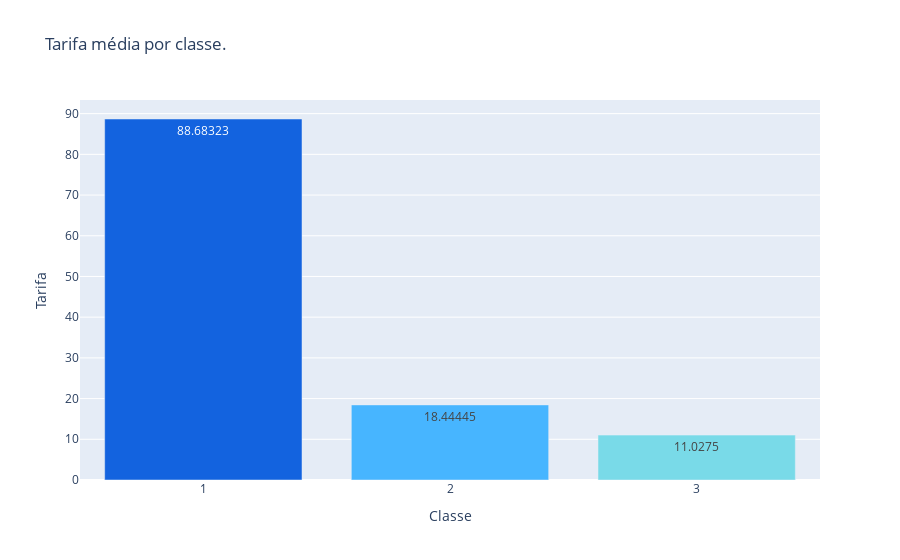
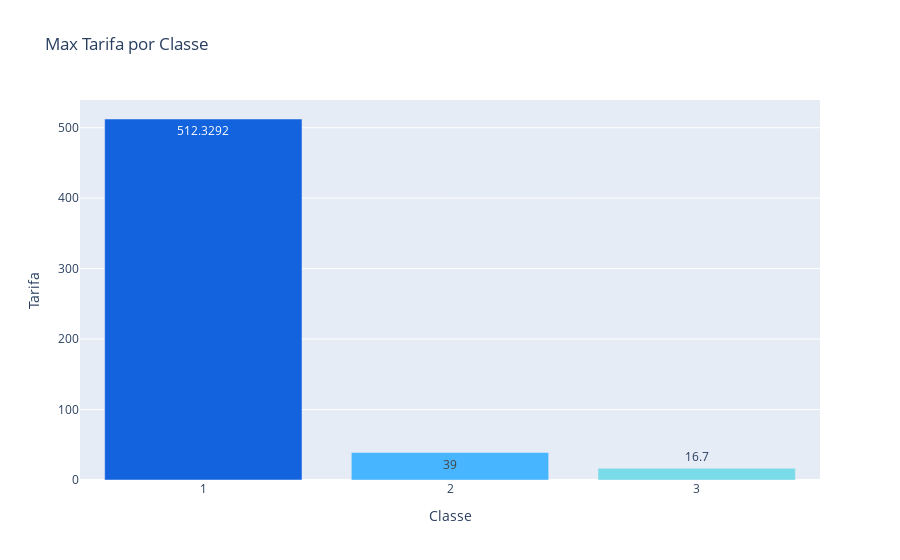

Notebook code cell kept with these figures, in order:
### Code cell
class_fare = df_new.groupby('pclass')['fare'].mean()
fig = px.bar(class_fare, x=class_fare.index, y=class_fare.values, 
             title='Tarifa média por classe.',
             color=class_fare.index,
            color_continuous_scale=["#1363DF", "#47B5FF", "#79DAE8"],
            text_auto=True)
fig.update_layout(
    xaxis_title="Classe",
    yaxis_title="Tarifa", 
    xaxis_type='category'
    )
fig.update_coloraxes(showscale=False)
fig.show()

class_fare_max = df_new.groupby('pclass')['fare'].max()
fig = px.bar(class_fare_max, x=class_fare_max.index, y=class_fare_max.values, 
             title='Max Tarifa por Classe',
             color=class_fare_max.index,
            color_continuous_scale=["#1363DF", "#47B5FF", "#79DAE8"],
            text_auto=True)
fig.update_layout(
    xaxis_title="Classe",
    yaxis_title="Tarifa", 
    xaxis_type='category'
    )
fig.update_coloraxes(showscale=False)
fig.show()

### Figure 1 — Plotly figure (JSON) as saved in the notebook; plotly's stock layout.template omitted (floating-point values rounded to 4 significant figures)
{"data": [{"alignmentgroup": "True", "hovertemplate": "pclass=%{marker.color}<br>y=%{y}<extra></extra>", "legendgroup": "", "marker": {"color": [1, 2, 3], "coloraxis": "coloraxis", "pattern": {"shape": ""}}, "name": "", "offsetgroup": "", "orientation": "v", "showlegend": false, "textposition": "auto", "texttemplate": "%{y}", "type": "bar", "x": [1, 2, 3], "xaxis": "x", "y": [88.68, 18.44, 11.03], "yaxis": "y"}], "layout": {"barmode": "relative", "coloraxis": {"colorbar": {"title": {"text": "pclass"}}, "colorscale": [[0, "#1363DF"], [0.5, "#47B5FF"], [1, "#79DAE8"]], "showscale": false}, "legend": {"tracegroupgap": 0}, "title": {"text": "Tarifa média por classe."}, "xaxis": {"anchor": "y", "domain": [0, 1], "title": {"text": "Classe"}, "type": "category"}, "yaxis": {"anchor": "x", "domain": [0, 1], "title": {"text": "Tarifa"}}}}

### Figure 2 — Plotly figure (JSON) as saved in the notebook; plotly's stock layout.template omitted (floating-point values rounded to 4 significant figures)
{"data": [{"alignmentgroup": "True", "hovertemplate": "pclass=%{marker.color}<br>y=%{y}<extra></extra>", "legendgroup": "", "marker": {"color": [1, 2, 3], "coloraxis": "coloraxis", "pattern": {"shape": ""}}, "name": "", "offsetgroup": "", "orientation": "v", "showlegend": false, "textposition": "auto", "texttemplate": "%{y}", "type": "bar", "x": [1, 2, 3], "xaxis": "x", "y": [512.3, 39, 16.7], "yaxis": "y"}], "layout": {"barmode": "relative", "coloraxis": {"colorbar": {"title": {"text": "pclass"}}, "colorscale": [[0, "#1363DF"], [0.5, "#47B5FF"], [1, "#79DAE8"]], "showscale": false}, "legend": {"tracegroupgap": 0}, "title": {"text": "Max Tarifa por Classe"}, "xaxis": {"anchor": "y", "domain": [0, 1], "title": {"text": "Classe"}, "type": "category"}, "yaxis": {"anchor": "x", "domain": [0, 1], "title": {"text": "Tarifa"}}}}
